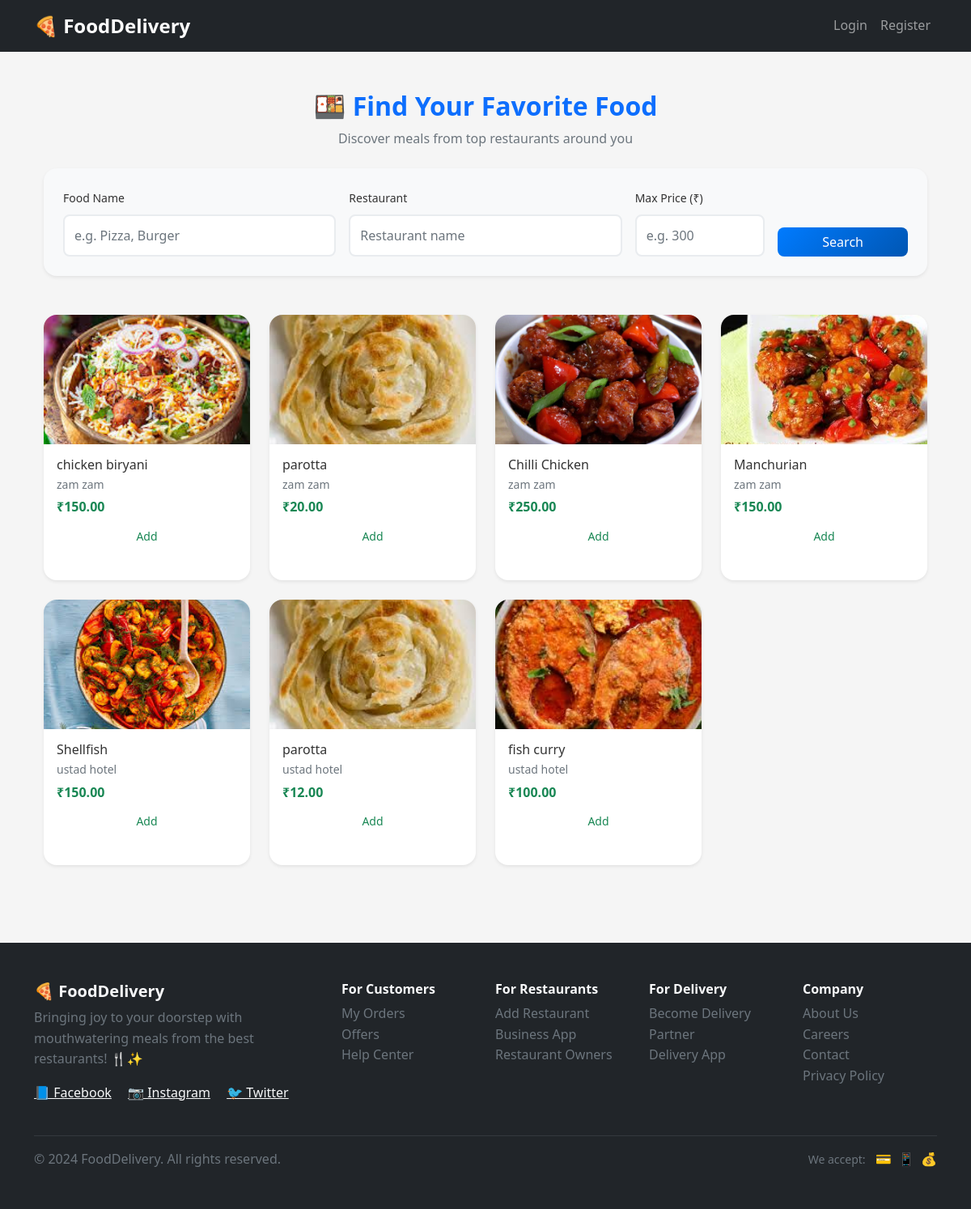
The app's page /fooddelivery/food/search/ with its own data.
### foodapp/models.py (models this page shows, shortened)
class FoodItem(models.Model):
    restaurant = models.ForeignKey(RestaurantProfile, on_delete=models.CASCADE)
    category = models.ForeignKey(Category, on_delete=models.SET_NULL, null=True)
    name = models.CharField(max_length=200)
    price = models.DecimalField(max_digits=10, decimal_places=2)
    description = models.TextField(blank=True)
    image = models.ImageField(upload_to='food_images/', blank=True, null=True)
    is_available = models.BooleanField(default=True)
    preparation_time = models.PositiveIntegerField(default=15, help_text="Preparation time in minutes")

class RestaurantProfile(models.Model):
    user = models.OneToOneField(CustomUser, on_delete=models.CASCADE, limit_choices_to={'role': 'restaurant'})
    name = models.CharField(max_length=255)
    address = models.TextField(max_length=100,blank=True)
    phone = models.CharField(max_length=15)
    image = models.ImageField(upload_to='restaurants/', blank=True, null=True)
    is_approved = models.BooleanField(default=False)

### foodapp/views.py (the view)
# urls.py: path('food/search/', food_search, name='food_search'),
def food_search(request):
    query = request.GET.get('query', '')
    restaurant = request.GET.get('restaurant', '')
    max_price = request.GET.get('max_price', '')
    food_items = FoodItem.objects.filter(is_available=True)
    if query:
        food_items = food_items.filter(name__icontains=query)
    if restaurant:
        food_items = food_items.filter(restaurant__name__icontains=restaurant)
    if max_price:
        try:
            max_price_val = float(max_price)
            food_items = food_items.filter(price__lte=max_price_val)
        except ValueError:
            pass
    return render(request, 'food_search.html', {
        'query': query,
        'restaurant': restaurant,
        'max_price': max_price,
        'food_items': food_items
    })

### Templates/food_search.html (shortened to what this page needs)
{% extends 'base.html' %}
{% load static %}
{% block content %}
<div class="container py-4">
  <div class="text-center mb-4">
    <h2 class="fw-bold text-primary">🍱 Find Your Favorite Food</h2>
    <p class="text-muted mb-0">Discover meals from top restaurants around you</p>
  </div>
  <form method="get" class="card shadow-sm border-0 mb-5 p-3 p-md-4 rounded-4 bg-light">
    <div class="row g-3">
      <div class="col-12 col-md-4">
        <label class="form-label fw-semibold small">Food Name</label>
        <input type="text" name="query" class="form-control" placeholder="e.g. Pizza, Burger" value="{{ query }}">
      </div>
      <div class="col-12 col-md-4">
        <label class="form-label fw-semibold small">Restaurant</label>
        <input type="text" name="restaurant" class="form-control" placeholder="Restaurant name" value="{{ restaurant }}">
      </div>
      <div class="col-6 col-md-2">
        <label class="form-label fw-semibold small">Max Price (₹)</label>
        <input type="number" name="max_price" class="form-control" placeholder="e.g. 300" value="{{ max_price }}">
      </div>
      <div class="col-6 col-md-2 align-self-end">
        <button type="submit" class="btn btn-primary w-100">
           Search
        </button>
      </div>
    </div>
  </form>
  {% if food_items %}
  <div class="row">
    {% for item in food_items %}
    <div class="col-6 col-md-4 col-lg-3 mb-4">
      <div class="card border-0 shadow-sm h-100 rounded-4 overflow-hidden">
        {% if item.image %}
        <img src="{{ item.image.url }}" class="card-img-top" alt="{{ item.name }}" style="height:160px; object-fit:cover;">
        {% else %}
        <img src="{% static 'images/default-food.png' %}" class="card-img-top" alt="Food" style="height:160px; object-fit:cover;">
        {% endif %}
        <div class="card-body p-3">
          <h6 class="card-title fw-semibold mb-1 text-truncate">{{ item.name }}</h6>
          <p class="text-muted small mb-1 text-truncate">
             {{ item.restaurant.name }}
          </p>
          <p class="fw-bold text-success mb-2">₹{{ item.price }}</p>
          <a href="{% url 'add_to_cart' item.id %}" class="btn btn-outline-success btn-sm w-100 rounded-pill">
             Add
          </a>
        </div>
      </div>
    </div>
    {% endfor %}
  </div>
  {% else %}
  <div class="alert alert-info text-center shadow-sm mt-4">
    <i class="bi bi-info-circle"></i> No food items found. Try a different search.
  </div>
  {% endif %}
</div>
{% endblock %}

### Templates/base.html (shortened to what this page needs)
<!DOCTYPE html>
<html lang="en">
<head>
    <link href="https://cdn.jsdelivr.net/npm/bootstrap@5.1.3/dist/css/bootstrap.min.css" rel="stylesheet">
    <link href="/static/css/style.css" rel="stylesheet">
</head>
<body>
    <nav class="navbar navbar-expand-lg navbar-dark bg-dark">
        <div class="container">
            <a class="navbar-brand" href="{% url 'home' %}">🍕 FoodDelivery</a>
            <div class="navbar-nav ms-auto">
                {% if user.is_authenticated %}
                    <span class="navbar-text me-3">Welcome, {{ user.username }} ({{ user.role }})</span>
                    <a class="nav-link" href="{% url 'dashboard' %}">Dashboard</a>
                    <a class="nav-link" href="{% url 'logout' %}">Logout</a>
                {% else %}
                    <a class="nav-link" href="{% url 'login' %}">Login</a>
                    <a class="nav-link" href="{% url 'register_customer' %}">Register</a>
                {% endif %}
            </div>
        </div>
    </nav>
    <main class="container mt-4">
        {% block content %}
        {% endblock %}
    </main>
    <footer class="bg-dark text-light mt-5">
        <div class="container py-5">
            <div class="row">
                <div class="col-md-4 mb-4">
                    <h5 class="fw-bold">🍕 FoodDelivery</h5>
                    <p class="text-muted">Bringing joy to your doorstep with mouthwatering meals from the best restaurants! 🍴✨</p>
                    <div class="social-links">
                        <a href="#" class="text-light me-3">📘 Facebook</a>
                        <a href="#" class="text-light me-3">📷 Instagram</a>
                        <a href="#" class="text-light">🐦 Twitter</a>
                    </div>
                </div>
                <div class="col-md-2 mb-4">
                    <h6 class="fw-bold">For Customers</h6>
                    <ul class="list-unstyled">
                        <li><a href="#" class="text-muted text-decoration-none">My Orders</a></li>
                        <li><a href="#" class="text-muted text-decoration-none">Offers</a></li>
                        <li><a href="#" class="text-muted text-decoration-none">Help Center</a></li>
                    </ul>
                </div>
                <div class="col-md-2 mb-4">
                    <h6 class="fw-bold">For Restaurants</h6>
                    <ul class="list-unstyled">
                        <li><a href="{% url 'register_restaurant' %}" class="text-muted text-decoration-none">Add Restaurant</a></li>
                        <li><a href="#" class="text-muted text-decoration-none">Business App</a></li>
                        <li><a href="#" class="text-muted text-decoration-none">Restaurant Owners</a></li>
                    </ul>
                </div>
                <div class="col-md-2 mb-4">
                    <h6 class="fw-bold">For Delivery</h6>
                    <ul class="list-unstyled">
                        <li><a href="{% url 'register_delivery' %}" class="text-muted text-decoration-none">Become Delivery Partner</a></li>
                        <li><a href="#" class="text-muted text-decoration-none">Delivery App</a></li>
                    </ul>
                </div>
                <div class="col-md-2 mb-4">
                    <h6 class="fw-bold">Company</h6>
                    <ul class="list-unstyled">
                        <li><a href="#" class="text-muted text-decoration-none">About Us</a></li>
                        <li><a href="#" class="text-muted text-decoration-none">Careers</a></li>
                        <li><a href="#" class="text-muted text-decoration-none">Contact</a></li>
                        <li><a href="#" class="text-muted text-decoration-none">Privacy Policy</a></li>
                    </ul>
                </div>
            </div>
            <hr class="bg-secondary">
            <div class="row align-items-center">
                <div class="col-md-6">
                    <p class="text-muted mb-0">&copy; 2024 FoodDelivery. All rights reserved.</p>
                </div>
                <div class="col-md-6 text-md-end">
                    <div class="payment-methods">
                        <small class="text-muted">We accept:</small>
                        <span class="ms-2">💳</span>
                        <span class="ms-1">📱</span>
                        <span class="ms-1">💰</span>
                    </div>
                </div>
            </div>
        </div>
    </footer>
</body>
</html>

### static/css/style.css (style rules this page uses)
:root { --primary-color: #007bff; --secondary-color: #6c757d; --success-color: #28a745; --warning-color: #ffc107; --danger-color: #dc3545; --info-color: #17a2b8; --dark-color: #343a40; --light-color: #f8f9fa; }
* { margin: 0; padding: 0; box-sizing: border-box; }
body { font-family: 'Segoe UI', Tahoma, Geneva, Verdana, sans-serif; background-color: #f5f5f5; line-height: 1.6; color: #333; }
.navbar-brand { font-weight: bold; font-size: 1.5rem; }
.navbar-nav .nav-link { font-weight: 500; transition: color 0.3s ease; }
.card { border: none; border-radius: 1rem; box-shadow: 0 0.125rem 0.25rem rgba(0, 0, 0, 0.075); transition: all 0.3s ease; margin-bottom: 1.5rem; }
.btn { border-radius: 0.5rem; font-weight: 500; transition: all 0.3s ease; border: none; }
.btn-primary { background: linear-gradient(135deg, var(--primary-color), #0056b3); }
.form-control { padding: 12px; border: 2px solid #e9ecef; border-radius: 8px; }

### records on screen
FoodItem: image (picture), name "chicken biryani", restaurant.name "zam zam", price "150.00"
FoodItem: image (picture), name "parotta", restaurant.name "zam zam", price "20.00"
FoodItem: image (picture), name "Chilli Chicken", restaurant.name "zam zam", price "250.00"
FoodItem: image (picture), name "Manchurian", restaurant.name "zam zam", price "150.00"
FoodItem: image (picture), name "Shellfish", restaurant.name "ustad hotel", price "150.00"
FoodItem: image (picture), name "parotta", restaurant.name "ustad hotel", price "12.00"
FoodItem: image (picture), name "fish curry", restaurant.name "ustad hotel", price "100.00"
